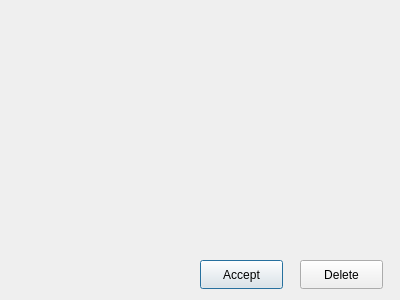
<?xml version="1.0" encoding="UTF-8"?>
<ui version="4.0">
 <class>wallErrorDialog</class>
 <widget class="QDialog" name="wallErrorDialog">
  <property name="geometry">
   <rect>
    <x>0</x>
    <y>0</y>
    <width>400</width>
    <height>300</height>
   </rect>
  </property>
  <property name="windowTitle">
   <string>Dialog</string>
  </property>
  <widget class="QPushButton" name="pushButton_Accept">
   <property name="geometry">
    <rect>
     <x>200</x>
     <y>260</y>
     <width>83</width>
     <height>29</height>
    </rect>
   </property>
   <property name="text">
    <string>Accept</string>
   </property>
  </widget>
  <widget class="QPushButton" name="pushButton_Delete">
   <property name="geometry">
    <rect>
     <x>300</x>
     <y>260</y>
     <width>83</width>
     <height>29</height>
    </rect>
   </property>
   <property name="text">
    <string>Delete</string>
   </property>
  </widget>
 </widget>
 <resources/>
 <connections/>
</ui>
